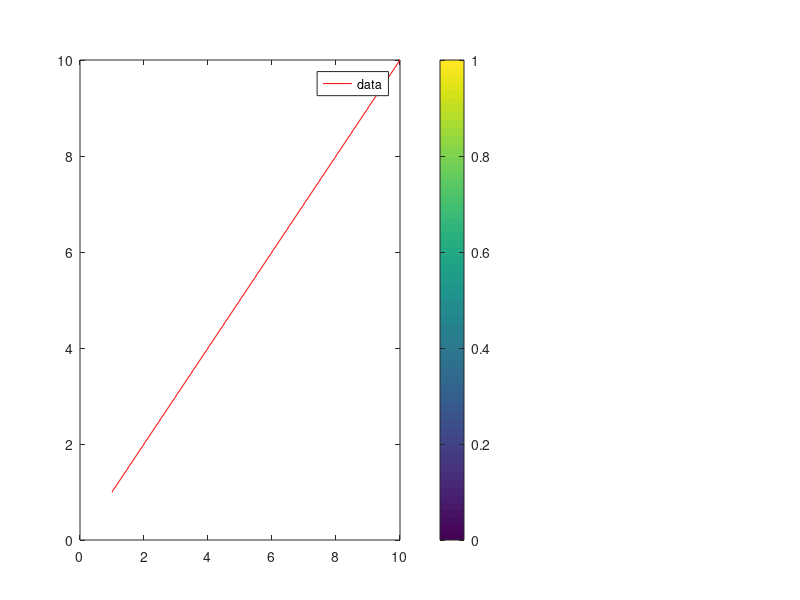

Here is the MATLAB script that generated this plot: (Note: this script raises an error after producing the figure.)
%=============================================================================
% Copyright (c) 2016-present Allan CORNET (Nelson)
%=============================================================================
% This file is part of Nelson.
%=============================================================================
% LICENCE_BLOCK_BEGIN
% SPDX-License-Identifier: LGPL-3.0-or-later
% LICENCE_BLOCK_END
%=============================================================================
% <--WEIGHT 2-->
% <--ADV-CLI MODE-->
%=============================================================================
% Legend and colorbar positions in pixel units are logical, 1-based pixels:
% the same place given in normalized or in pixel units paints the same frame,
% whatever the display scale of a shown figure.
%=============================================================================
close all
%=============================================================================
for visible = {'off', 'on'}
  f = figure('Visible', visible{1}, 'Position', [100 100 400 300], 'Color', [1 1 1]);
  ax = axes(f, 'Position', [0.1 0.1 0.5 0.8]);
  plot(ax, 1:10, 'r');
  lg = legend(ax, 'data');
  cb = colorbar(ax);
  drawnow();
  lg.Units = 'normalized';
  lg.Position = [0.65 0.7 0.3 0.1];
  cb.Units = 'normalized';
  cb.Position = [0.8 0.1 0.05 0.5];
  drawnow();
  normalizedFrame = getframe(f).cdata;
  lg.Units = 'pixels';
  cb.Units = 'pixels';
  fw = f.Position(3);
  fh = f.Position(4);
  asserts.isapprox(lg.Position, [0.65 * fw + 1, 0.7 * fh + 1, 0.3 * fw, 0.1 * fh], 1e-6);
  asserts.isapprox(cb.Position, [0.8 * fw + 1, 0.1 * fh + 1, 0.05 * fw, 0.5 * fh], 1e-6);
  drawnow();
  pixelFrame = getframe(f).cdata;
  changedPixels = nnz(any(pixelFrame ~= normalizedFrame, 3));
  asserts.istrue(changedPixels <= 0.03 * size(normalizedFrame, 1) * size(normalizedFrame, 2));
  close(f);
end
%=============================================================================
% A legend placed in a tiledlayout tile keeps its logical size.
tileWidth = zeros(1, 2);
visibility = {'off', 'on'};
for k = 1:2
  f = figure('Visible', visibility{k}, 'Position', [100 100 400 300]);
  t = tiledlayout(f, 1, 1);
  ax = nexttile(t);
  plot(ax, 1:10);
  lg = legend(ax, 'data');
  lg.Layout.Tile = 'east';
  drawnow();
  tileWidth(k) = lg.Position(3) * f.Position(3);
  close(f);
end
asserts.isapprox(tileWidth(2), tileWidth(1), 1e-6);
%=============================================================================
